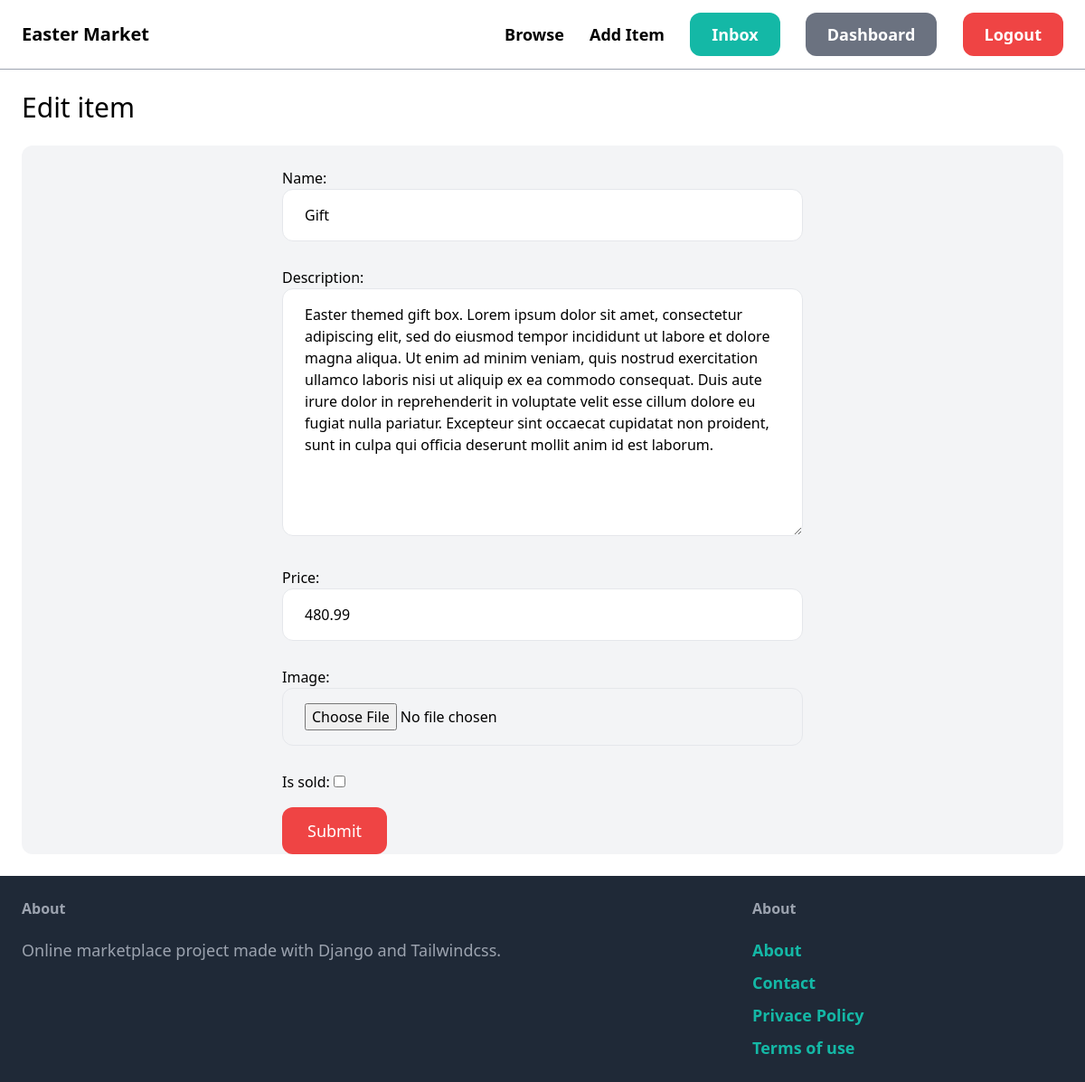
The app's page /items/2/edit/ (signed in) with its own data.
### item/models.py (models this page shows, shortened)
class Item(models.Model):
    name = models.CharField(max_length=255)
    category = models.ForeignKey(Category, related_name="items", on_delete=models.CASCADE)
    description = models.TextField(blank=True, null=True)
    price = models.FloatField()
    image = models.ImageField(upload_to="items_images", blank=True, null=True)
    is_sold = models.BooleanField(default=False)
    created_by = models.ForeignKey(User, related_name="items", on_delete=models.CASCADE)
    created_at = models.DateTimeField(auto_now_add=True)

### item/views.py (the view)
# urls.py: path('<int:pk>/edit/', views.edit, name='edit'),
@login_required
def edit(request, pk):
    item = get_object_or_404(Item, pk=pk, created_by =request.user)
    if request.method == 'POST':
        form = EditItemForm(request.POST, request.FILES, instance=item)
        if form.is_valid():
            form.save()
            return redirect('item:detail', pk=item.id)
    else:
        form = EditItemForm(instance=item)
    return render(request, 'item/form.html',{
        'form':form,
        'title':'Edit item',
    })

### item/forms.py
class EditItemForm(forms.ModelForm):
    class Meta:
        model = Item
        fields = ('name', 'description', 'price', 'image', 'is_sold')
        widgets = {
            'name': forms.TextInput(attrs={
                'class': INPUT_CLASSES
            }),
            'description': forms.Textarea(attrs={
                'class': INPUT_CLASSES
            }),
            'price': forms.TextInput(attrs={
                'class': INPUT_CLASSES
            }),
            'image': forms.FileInput(attrs={
                'class': INPUT_CLASSES
            })
        }

### item/templates/item/form.html (shortened to what this page needs)
{% extends 'core/base.html'%}
{%block content%}
<h1 class="mb-6 text-3xl">{{title}}</h1>
<form method="post" action="." encrypt="multipart/form-data">
    <div class="mx-auto bg-gray-100  rounded-xl">
        <div class="w-1/2 mx-auto pt-6 space-y-4 ">
            {{form.as_p}}
            <button class="py-3 px-7 mb-6 mx-auto text-lg bg-red-500 hover:bg-red-600 rounded-xl text-white">Submit</button>
        </div>
    </div>
</form>
{%endblock%}

### records on screen
Item: name "Gift", description "Easter themed gift box. Lorem ipsum dolor sit amet, consectetur adipiscing elit, sed do eiusmod tempor incididunt ut labore et dolore magna aliqua. Ut enim ad minim veniam, quis nostrud exercitation ullamco laboris nisi ut aliquip ex ea commodo consequat. Duis aute irure dolor in reprehenderit in voluptate velit esse cillum dolore eu fugiat nulla pariatur. Excepteur sint occaecat cupidatat non proident, sunt in culpa qui officia deserunt mollit anim id est laborum.", price "480.99"

### other values on screen
{{ title }} "Edit item"
